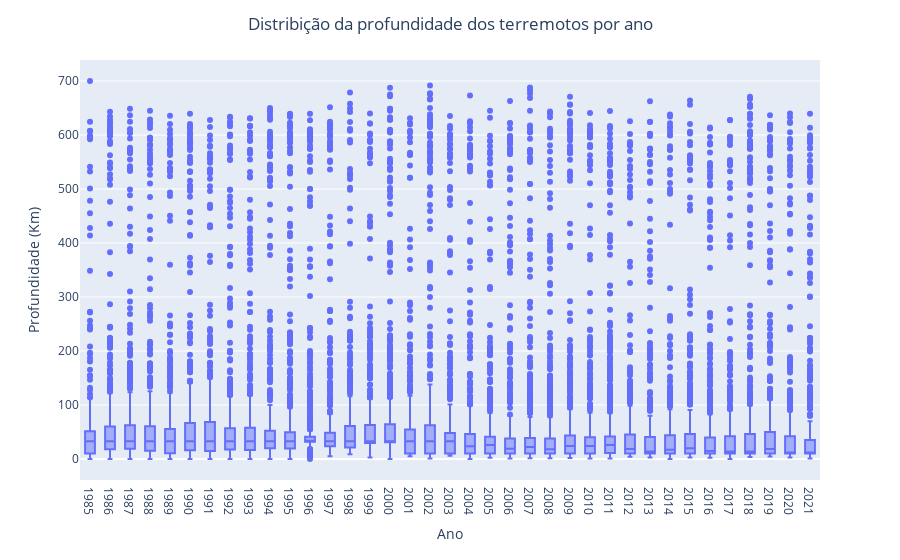

The notebook cell this image was saved under:
### Markdown cell above
> Em geral, terremotos mais profundos tendem a ter magnitude menor, enquanto terremotos mais rasos tendem a ter magnitude maior. Isso ocorre porque a energia liberada durante um terremoto é absorvida pela crosta terrestre à medida que ela se propaga para a superfície. Quanto mais profundo o terremoto, mais energia é absorvida, resultando em uma magnitude menor.

> No entanto, essa relação não é direta e ocorrem exceções. Terremotos profundos podem ter magnitude alta se a ruptura for muito grande ou se a crosta terrestre for muito rígida, permitindo que a energia seja transmitida mais eficientemente para a superfície.

### Code cell
fig = px.box(df_sismos.sort_values(by='ano'),
             x="ano",
             y="depth(Km)",
            )
fig.update_layout(
        title='Distribição da profundidade dos terremotos por ano',
        xaxis_title="Ano",
        yaxis_title="Profundidade (Km)",
        title_x=0.5,
        )
fig.show()

### Figure 1 — Plotly figure (JSON) as saved in the notebook; plotly's stock layout.template omitted (floating-point values rounded to 4 significant figures; data arrays with more than 128 entries replaced by an {"elided": "..."} marker saying what was removed)
{"data": [{"alignmentgroup": "True", "hovertemplate": "ano=%{x}<br>depth(Km)=%{y}<extra></extra>", "legendgroup": "", "marker": {"color": "#636efa"}, "name": "", "notched": false, "offsetgroup": "", "orientation": "v", "showlegend": false, "type": "box", "x": {"elided": "18079 str values"}, "x0": " ", "xaxis": "x", "y": {"elided": "18079 float values"}, "y0": " ", "yaxis": "y"}], "layout": {"boxmode": "group", "legend": {"tracegroupgap": 0}, "margin": {"t": 60}, "title": {"text": "Distribição da profundidade dos terremotos por ano", "x": 0.5}, "xaxis": {"anchor": "y", "domain": [0, 1], "title": {"text": "Ano"}}, "yaxis": {"anchor": "x", "domain": [0, 1], "title": {"text": "Profundidade (Km)"}}}}
